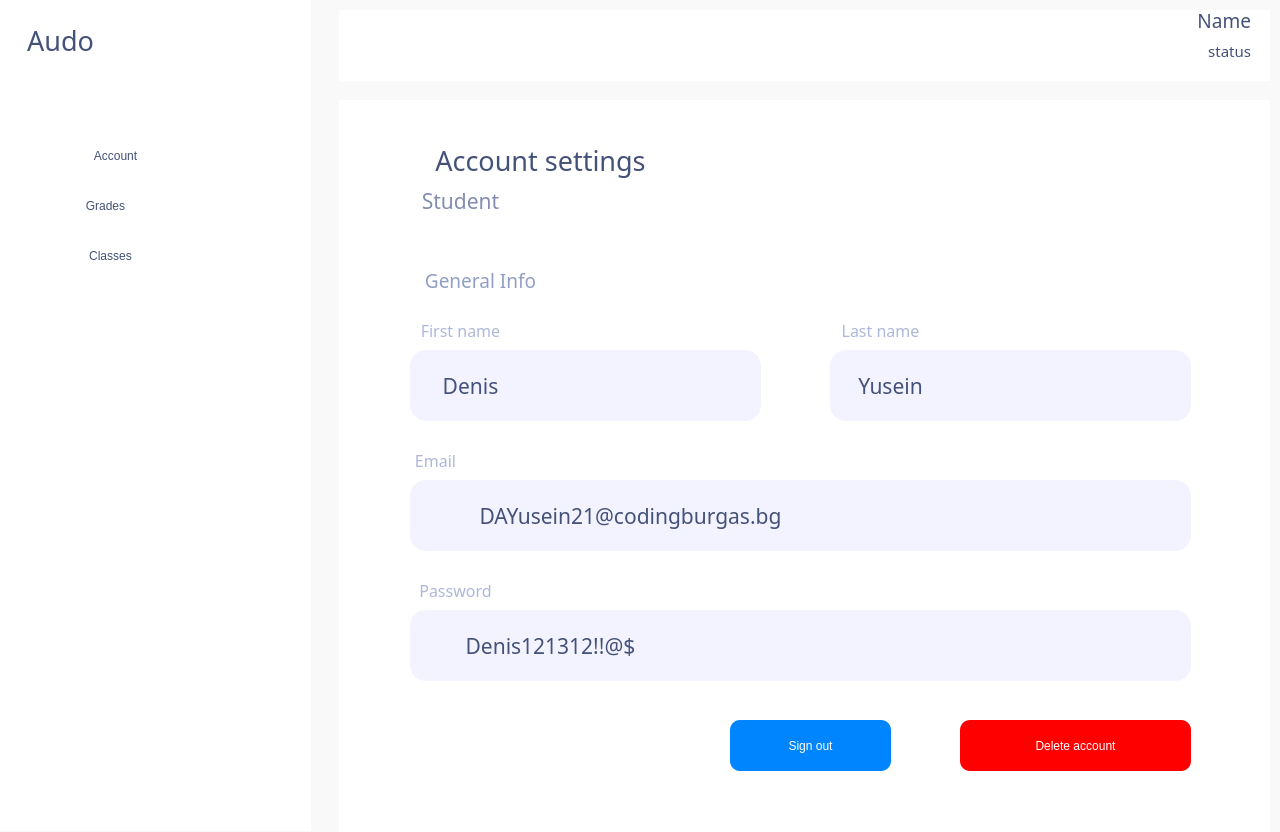
<?xml version="1.0" encoding="UTF-8"?>
<ui version="4.0">
 <class>Form</class>
 <widget class="QWidget" name="Form">
  <property name="geometry">
   <rect>
    <x>0</x>
    <y>0</y>
    <width>1280</width>
    <height>832</height>
   </rect>
  </property>
  <property name="windowTitle">
   <string>Form</string>
  </property>
  <property name="autoFillBackground">
   <bool>false</bool>
  </property>
  <property name="styleSheet">
   <string notr="true">background-color:#F9F9F9;
</string>
  </property>
  <widget class="QLabel" name="Frame">
   <property name="geometry">
    <rect>
     <x>339</x>
     <y>100</y>
     <width>931</width>
     <height>761</height>
    </rect>
   </property>
   <property name="styleSheet">
    <string notr="true">background-color: rgb(255, 255, 255);
</string>
   </property>
   <property name="text">
    <string/>
   </property>
  </widget>
  <widget class="QLabel" name="SignInLabel">
   <property name="geometry">
    <rect>
     <x>410</x>
     <y>140</y>
     <width>261</width>
     <height>41</height>
    </rect>
   </property>
   <property name="font">
    <font>
     <family>Roboto Serif Medium</family>
     <pointsize>20</pointsize>
     <italic>false</italic>
     <fontweight>DemiBold</fontweight>
    </font>
   </property>
   <property name="autoFillBackground">
    <bool>false</bool>
   </property>
   <property name="styleSheet">
    <string notr="true">background-color: rgba(255, 255, 255, 0);
color: rgb(68, 81, 120);
font: 600 20pt &quot;Roboto Serif Medium&quot;;</string>
   </property>
   <property name="text">
    <string>Account settings</string>
   </property>
   <property name="scaledContents">
    <bool>false</bool>
   </property>
   <property name="alignment">
    <set>Qt::AlignCenter</set>
   </property>
  </widget>
  <widget class="QLabel" name="generalInfo">
   <property name="geometry">
    <rect>
     <x>410</x>
     <y>260</y>
     <width>141</width>
     <height>41</height>
    </rect>
   </property>
   <property name="font">
    <font>
     <family>Roboto Serif Medium</family>
     <pointsize>14</pointsize>
     <italic>false</italic>
     <fontweight>DemiBold</fontweight>
    </font>
   </property>
   <property name="autoFillBackground">
    <bool>false</bool>
   </property>
   <property name="styleSheet">
    <string notr="true">background-color: rgba(255, 255, 255, 0);
color: #909EC6;
font: 600 14pt &quot;Roboto Serif Medium&quot;;</string>
   </property>
   <property name="text">
    <string>General Info</string>
   </property>
   <property name="scaledContents">
    <bool>false</bool>
   </property>
   <property name="alignment">
    <set>Qt::AlignCenter</set>
   </property>
  </widget>
  <widget class="QLabel" name="EmailFrame">
   <property name="geometry">
    <rect>
     <x>410</x>
     <y>350</y>
     <width>351</width>
     <height>71</height>
    </rect>
   </property>
   <property name="styleSheet">
    <string notr="true">background-color: #F3F3FF;
border-radius: 16px;</string>
   </property>
   <property name="text">
    <string/>
   </property>
  </widget>
  <widget class="QLabel" name="UserFirstName">
   <property name="geometry">
    <rect>
     <x>430</x>
     <y>370</y>
     <width>81</width>
     <height>31</height>
    </rect>
   </property>
   <property name="font">
    <font>
     <family>Roboto Serif Medium</family>
     <pointsize>16</pointsize>
     <italic>false</italic>
     <fontweight>Medium</fontweight>
    </font>
   </property>
   <property name="autoFillBackground">
    <bool>false</bool>
   </property>
   <property name="styleSheet">
    <string notr="true">background-color: rgba(255, 255, 255, 0);
color: rgb(68, 81, 120);
font: 500 16pt &quot;Roboto Serif Medium&quot;;</string>
   </property>
   <property name="text">
    <string>Denis</string>
   </property>
   <property name="scaledContents">
    <bool>false</bool>
   </property>
   <property name="alignment">
    <set>Qt::AlignCenter</set>
   </property>
  </widget>
  <widget class="QLabel" name="generalInfo_2">
   <property name="geometry">
    <rect>
     <x>410</x>
     <y>310</y>
     <width>101</width>
     <height>41</height>
    </rect>
   </property>
   <property name="font">
    <font>
     <family>Roboto Serif Medium</family>
     <pointsize>12</pointsize>
     <italic>false</italic>
     <bold>false</bold>
    </font>
   </property>
   <property name="autoFillBackground">
    <bool>false</bool>
   </property>
   <property name="styleSheet">
    <string notr="true">background-color: rgba(255, 255, 255, 0);
color: #AEB7D8;
font: 400 12pt &quot;Roboto Serif Medium&quot;;</string>
   </property>
   <property name="text">
    <string>First name</string>
   </property>
   <property name="scaledContents">
    <bool>false</bool>
   </property>
   <property name="alignment">
    <set>Qt::AlignCenter</set>
   </property>
  </widget>
  <widget class="QLabel" name="EmailFrame_2">
   <property name="geometry">
    <rect>
     <x>830</x>
     <y>350</y>
     <width>361</width>
     <height>71</height>
    </rect>
   </property>
   <property name="styleSheet">
    <string notr="true">background-color: #F3F3FF;
border-radius: 16px;</string>
   </property>
   <property name="text">
    <string/>
   </property>
  </widget>
  <widget class="QLabel" name="UserLastName">
   <property name="geometry">
    <rect>
     <x>850</x>
     <y>370</y>
     <width>81</width>
     <height>31</height>
    </rect>
   </property>
   <property name="font">
    <font>
     <family>Roboto Serif Medium</family>
     <pointsize>16</pointsize>
     <italic>false</italic>
     <fontweight>Medium</fontweight>
    </font>
   </property>
   <property name="autoFillBackground">
    <bool>false</bool>
   </property>
   <property name="styleSheet">
    <string notr="true">background-color: rgba(255, 255, 255, 0);
color: rgb(68, 81, 120);
font: 500 16pt &quot;Roboto Serif Medium&quot;;</string>
   </property>
   <property name="text">
    <string>Yusein</string>
   </property>
   <property name="scaledContents">
    <bool>false</bool>
   </property>
   <property name="alignment">
    <set>Qt::AlignCenter</set>
   </property>
  </widget>
  <widget class="QLabel" name="generalInfo_3">
   <property name="geometry">
    <rect>
     <x>830</x>
     <y>310</y>
     <width>101</width>
     <height>41</height>
    </rect>
   </property>
   <property name="font">
    <font>
     <family>Roboto Serif Medium</family>
     <pointsize>12</pointsize>
     <italic>false</italic>
     <bold>false</bold>
    </font>
   </property>
   <property name="autoFillBackground">
    <bool>false</bool>
   </property>
   <property name="styleSheet">
    <string notr="true">background-color: rgba(255, 255, 255, 0);
color: #AEB7D8;
font: 400 12pt &quot;Roboto Serif Medium&quot;;</string>
   </property>
   <property name="text">
    <string>Last name</string>
   </property>
   <property name="scaledContents">
    <bool>false</bool>
   </property>
   <property name="alignment">
    <set>Qt::AlignCenter</set>
   </property>
  </widget>
  <widget class="QLabel" name="SignInLabel_4">
   <property name="geometry">
    <rect>
     <x>400</x>
     <y>180</y>
     <width>121</width>
     <height>41</height>
    </rect>
   </property>
   <property name="font">
    <font>
     <family>Roboto Serif Medium</family>
     <pointsize>16</pointsize>
     <italic>false</italic>
     <fontweight>DemiBold</fontweight>
    </font>
   </property>
   <property name="autoFillBackground">
    <bool>false</bool>
   </property>
   <property name="styleSheet">
    <string notr="true">background-color: rgba(255, 255, 255, 0);
color: #828DB1;;
font: 600 16pt &quot;Roboto Serif Medium&quot;;</string>
   </property>
   <property name="text">
    <string>Student</string>
   </property>
   <property name="scaledContents">
    <bool>false</bool>
   </property>
   <property name="alignment">
    <set>Qt::AlignCenter</set>
   </property>
  </widget>
  <widget class="QLabel" name="UserEmail">
   <property name="geometry">
    <rect>
     <x>410</x>
     <y>480</y>
     <width>781</width>
     <height>71</height>
    </rect>
   </property>
   <property name="styleSheet">
    <string notr="true">background-color: #F3F3FF;
border-radius: 16px;</string>
   </property>
   <property name="text">
    <string/>
   </property>
  </widget>
  <widget class="QLabel" name="SignInLabel_5">
   <property name="geometry">
    <rect>
     <x>430</x>
     <y>500</y>
     <width>401</width>
     <height>31</height>
    </rect>
   </property>
   <property name="font">
    <font>
     <family>Roboto Serif Medium</family>
     <pointsize>16</pointsize>
     <italic>false</italic>
     <fontweight>Medium</fontweight>
    </font>
   </property>
   <property name="autoFillBackground">
    <bool>false</bool>
   </property>
   <property name="styleSheet">
    <string notr="true">background-color: rgba(255, 255, 255, 0);
color: rgb(68, 81, 120);
font: 500 16pt &quot;Roboto Serif Medium&quot;;</string>
   </property>
   <property name="text">
    <string>DAYusein21@codingburgas.bg</string>
   </property>
   <property name="scaledContents">
    <bool>false</bool>
   </property>
   <property name="alignment">
    <set>Qt::AlignCenter</set>
   </property>
  </widget>
  <widget class="QLabel" name="generalInfo_4">
   <property name="geometry">
    <rect>
     <x>410</x>
     <y>440</y>
     <width>51</width>
     <height>41</height>
    </rect>
   </property>
   <property name="font">
    <font>
     <family>Roboto Serif Medium</family>
     <pointsize>12</pointsize>
     <italic>false</italic>
     <bold>false</bold>
    </font>
   </property>
   <property name="autoFillBackground">
    <bool>false</bool>
   </property>
   <property name="styleSheet">
    <string notr="true">background-color: rgba(255, 255, 255, 0);
color: #AEB7D8;
font: 400 12pt &quot;Roboto Serif Medium&quot;;</string>
   </property>
   <property name="text">
    <string>Email</string>
   </property>
   <property name="scaledContents">
    <bool>false</bool>
   </property>
   <property name="alignment">
    <set>Qt::AlignCenter</set>
   </property>
  </widget>
  <widget class="QLabel" name="UserPassword">
   <property name="geometry">
    <rect>
     <x>440</x>
     <y>630</y>
     <width>221</width>
     <height>31</height>
    </rect>
   </property>
   <property name="font">
    <font>
     <family>Roboto Serif Medium</family>
     <pointsize>16</pointsize>
     <italic>false</italic>
     <fontweight>Medium</fontweight>
    </font>
   </property>
   <property name="autoFillBackground">
    <bool>false</bool>
   </property>
   <property name="styleSheet">
    <string notr="true">background-color: rgba(255, 255, 255, 0);
color: rgb(68, 81, 120);
font: 500 16pt &quot;Roboto Serif Medium&quot;;</string>
   </property>
   <property name="text">
    <string>Denis121312!!@$</string>
   </property>
   <property name="scaledContents">
    <bool>false</bool>
   </property>
   <property name="alignment">
    <set>Qt::AlignCenter</set>
   </property>
  </widget>
  <widget class="QLabel" name="EmailFrame_4">
   <property name="geometry">
    <rect>
     <x>410</x>
     <y>610</y>
     <width>781</width>
     <height>71</height>
    </rect>
   </property>
   <property name="styleSheet">
    <string notr="true">background-color: #F3F3FF;
border-radius: 16px;</string>
   </property>
   <property name="text">
    <string/>
   </property>
  </widget>
  <widget class="QLabel" name="generalInfo_5">
   <property name="geometry">
    <rect>
     <x>410</x>
     <y>570</y>
     <width>91</width>
     <height>41</height>
    </rect>
   </property>
   <property name="font">
    <font>
     <family>Roboto Serif Medium</family>
     <pointsize>12</pointsize>
     <italic>false</italic>
     <bold>false</bold>
    </font>
   </property>
   <property name="autoFillBackground">
    <bool>false</bool>
   </property>
   <property name="styleSheet">
    <string notr="true">background-color: rgba(255, 255, 255, 0);
color: #AEB7D8;
font: 400 12pt &quot;Roboto Serif Medium&quot;;</string>
   </property>
   <property name="text">
    <string>Password</string>
   </property>
   <property name="scaledContents">
    <bool>false</bool>
   </property>
   <property name="alignment">
    <set>Qt::AlignCenter</set>
   </property>
  </widget>
  <widget class="QPushButton" name="SignOut">
   <property name="geometry">
    <rect>
     <x>730</x>
     <y>720</y>
     <width>161</width>
     <height>51</height>
    </rect>
   </property>
   <property name="cursor">
    <cursorShape>PointingHandCursor</cursorShape>
   </property>
   <property name="autoFillBackground">
    <bool>false</bool>
   </property>
   <property name="styleSheet">
    <string notr="true">QPushButton {
font: 600 16pt &quot;Roboto Serif SemiBold&quot;;
background-color: #0085FF;
border-radius: 10px;
color:#ffffff;
}
QPushButton:hover {
font: 600 16pt &quot;Roboto Serif SemiBold&quot;;
background-color: #006FD6;
border-radius: 10px;
color:#ffffff;
 }

</string>
   </property>
   <property name="text">
    <string>Sign out</string>
   </property>
   <property name="flat">
    <bool>true</bool>
   </property>
  </widget>
  <widget class="QPushButton" name="DeleteAccount">
   <property name="geometry">
    <rect>
     <x>960</x>
     <y>720</y>
     <width>231</width>
     <height>51</height>
    </rect>
   </property>
   <property name="cursor">
    <cursorShape>PointingHandCursor</cursorShape>
   </property>
   <property name="autoFillBackground">
    <bool>false</bool>
   </property>
   <property name="styleSheet">
    <string notr="true">QPushButton {
font: 600 16pt &quot;Roboto Serif SemiBold&quot;;
background-color: #FF0000;
border-radius: 10px;
color:#ffffff;
}
QPushButton:hover {
font: 600 16pt &quot;Roboto Serif SemiBold&quot;;
background-color: #E20505
border-radius: 10px;
color:#ffffff;
 }

</string>
   </property>
   <property name="text">
    <string>Delete account</string>
   </property>
   <property name="flat">
    <bool>true</bool>
   </property>
  </widget>
  <widget class="QLabel" name="Frame_2">
   <property name="geometry">
    <rect>
     <x>339</x>
     <y>10</y>
     <width>931</width>
     <height>71</height>
    </rect>
   </property>
   <property name="styleSheet">
    <string notr="true">QFrame {
    background-color: #ffffff; 
}</string>
   </property>
   <property name="text">
    <string/>
   </property>
  </widget>
  <widget class="QLabel" name="Name">
   <property name="geometry">
    <rect>
     <x>1080</x>
     <y>0</y>
     <width>171</width>
     <height>41</height>
    </rect>
   </property>
   <property name="font">
    <font>
     <family>Roboto Serif</family>
     <pointsize>14</pointsize>
    </font>
   </property>
   <property name="styleSheet">
    <string notr="true">background: none;
background-color: rgba(255, 255, 255, 0);
color: #445178;</string>
   </property>
   <property name="text">
    <string>Name</string>
   </property>
   <property name="alignment">
    <set>Qt::AlignRight|Qt::AlignTrailing|Qt::AlignVCenter</set>
   </property>
  </widget>
  <widget class="QLabel" name="Status">
   <property name="geometry">
    <rect>
     <x>1030</x>
     <y>30</y>
     <width>221</width>
     <height>41</height>
    </rect>
   </property>
   <property name="font">
    <font>
     <family>Roboto Serif</family>
     <pointsize>11</pointsize>
    </font>
   </property>
   <property name="styleSheet">
    <string notr="true">background: none;
background-color: rgba(255, 255, 255, 0);
color: #445178;</string>
   </property>
   <property name="text">
    <string>status</string>
   </property>
   <property name="alignment">
    <set>Qt::AlignRight|Qt::AlignTrailing|Qt::AlignVCenter</set>
   </property>
  </widget>
  <widget class="QLabel" name="Frame_3">
   <property name="geometry">
    <rect>
     <x>0</x>
     <y>0</y>
     <width>311</width>
     <height>831</height>
    </rect>
   </property>
   <property name="styleSheet">
    <string notr="true">QFrame {
    background-color: #ffffff; 
}</string>
   </property>
   <property name="text">
    <string/>
   </property>
  </widget>
  <widget class="QLabel" name="SignInLabel_2">
   <property name="geometry">
    <rect>
     <x>20</x>
     <y>20</y>
     <width>81</width>
     <height>41</height>
    </rect>
   </property>
   <property name="font">
    <font>
     <family>Roboto Serif Medium</family>
     <pointsize>20</pointsize>
     <italic>false</italic>
     <fontweight>DemiBold</fontweight>
    </font>
   </property>
   <property name="autoFillBackground">
    <bool>false</bool>
   </property>
   <property name="styleSheet">
    <string notr="true">background-color: rgba(255, 255, 255, 0);
color: rgb(68, 81, 120);
font: 600 20pt &quot;Roboto Serif Medium&quot;;</string>
   </property>
   <property name="text">
    <string>Audo</string>
   </property>
   <property name="scaledContents">
    <bool>false</bool>
   </property>
   <property name="alignment">
    <set>Qt::AlignCenter</set>
   </property>
  </widget>
  <widget class="QLabel" name="Background">
   <property name="geometry">
    <rect>
     <x>20</x>
     <y>140</y>
     <width>31</width>
     <height>31</height>
    </rect>
   </property>
   <property name="autoFillBackground">
    <bool>false</bool>
   </property>
   <property name="styleSheet">
    <string notr="true">background:none;</string>
   </property>
   <property name="text">
    <string/>
   </property>
   <property name="pixmap">
    <pixmap resource="assets.qrc">:/icons/assets/icons/account-icon.png</pixmap>
   </property>
   <property name="alignment">
    <set>Qt::AlignCenter</set>
   </property>
  </widget>
  <widget class="QPushButton" name="SignOut_2">
   <property name="geometry">
    <rect>
     <x>60</x>
     <y>130</y>
     <width>111</width>
     <height>51</height>
    </rect>
   </property>
   <property name="cursor">
    <cursorShape>PointingHandCursor</cursorShape>
   </property>
   <property name="autoFillBackground">
    <bool>false</bool>
   </property>
   <property name="styleSheet">
    <string notr="true">QPushButton {
font: 600 16pt &quot;Roboto Serif SemiBold&quot;;
background:none;
border-radius: 10px;
color: rgb(68, 81, 120);
}
QPushButton:hover {
font: bold 16pt &quot;Roboto Serif SemiBold&quot;;
border-radius: 10px;
color: rgb(68, 81, 120);
 }

</string>
   </property>
   <property name="text">
    <string>Account</string>
   </property>
   <property name="flat">
    <bool>true</bool>
   </property>
  </widget>
  <widget class="QPushButton" name="SignOut_3">
   <property name="geometry">
    <rect>
     <x>60</x>
     <y>180</y>
     <width>91</width>
     <height>51</height>
    </rect>
   </property>
   <property name="cursor">
    <cursorShape>PointingHandCursor</cursorShape>
   </property>
   <property name="autoFillBackground">
    <bool>false</bool>
   </property>
   <property name="styleSheet">
    <string notr="true">QPushButton {
font: 600 16pt &quot;Roboto Serif SemiBold&quot;;
background:none;
border-radius: 10px;
color: rgb(68, 81, 120);
}
QPushButton:hover {
font: bold 16pt &quot;Roboto Serif SemiBold&quot;;
border-radius: 10px;
color: rgb(68, 81, 120);
 }

</string>
   </property>
   <property name="text">
    <string>Grades</string>
   </property>
   <property name="flat">
    <bool>true</bool>
   </property>
  </widget>
  <widget class="QLabel" name="Background_2">
   <property name="geometry">
    <rect>
     <x>20</x>
     <y>190</y>
     <width>31</width>
     <height>31</height>
    </rect>
   </property>
   <property name="autoFillBackground">
    <bool>false</bool>
   </property>
   <property name="styleSheet">
    <string notr="true">background:none;</string>
   </property>
   <property name="text">
    <string/>
   </property>
   <property name="pixmap">
    <pixmap resource="assets.qrc">:/icons/assets/icons/grades-icon.png</pixmap>
   </property>
   <property name="alignment">
    <set>Qt::AlignCenter</set>
   </property>
  </widget>
  <widget class="QPushButton" name="SignOut_4">
   <property name="geometry">
    <rect>
     <x>60</x>
     <y>230</y>
     <width>101</width>
     <height>51</height>
    </rect>
   </property>
   <property name="cursor">
    <cursorShape>PointingHandCursor</cursorShape>
   </property>
   <property name="autoFillBackground">
    <bool>false</bool>
   </property>
   <property name="styleSheet">
    <string notr="true">QPushButton {
font: 600 16pt &quot;Roboto Serif SemiBold&quot;;
background:none;
border-radius: 10px;
color: rgb(68, 81, 120);
}
QPushButton:hover {
font: bold 16pt &quot;Roboto Serif SemiBold&quot;;
border-radius: 10px;
color: rgb(68, 81, 120);
 }

</string>
   </property>
   <property name="text">
    <string>Classes</string>
   </property>
   <property name="flat">
    <bool>true</bool>
   </property>
  </widget>
  <widget class="QLabel" name="Background_3">
   <property name="geometry">
    <rect>
     <x>20</x>
     <y>240</y>
     <width>31</width>
     <height>31</height>
    </rect>
   </property>
   <property name="autoFillBackground">
    <bool>false</bool>
   </property>
   <property name="styleSheet">
    <string notr="true">background:none;</string>
   </property>
   <property name="text">
    <string/>
   </property>
   <property name="pixmap">
    <pixmap resource="assets.qrc">:/icons/assets/icons/classes-icon.png</pixmap>
   </property>
   <property name="alignment">
    <set>Qt::AlignCenter</set>
   </property>
  </widget>
  <zorder>Frame</zorder>
  <zorder>SignInLabel</zorder>
  <zorder>generalInfo</zorder>
  <zorder>EmailFrame</zorder>
  <zorder>UserFirstName</zorder>
  <zorder>generalInfo_2</zorder>
  <zorder>EmailFrame_2</zorder>
  <zorder>UserLastName</zorder>
  <zorder>generalInfo_3</zorder>
  <zorder>SignInLabel_4</zorder>
  <zorder>UserEmail</zorder>
  <zorder>SignInLabel_5</zorder>
  <zorder>generalInfo_4</zorder>
  <zorder>EmailFrame_4</zorder>
  <zorder>generalInfo_5</zorder>
  <zorder>UserPassword</zorder>
  <zorder>SignOut</zorder>
  <zorder>DeleteAccount</zorder>
  <zorder>Frame_2</zorder>
  <zorder>Name</zorder>
  <zorder>Status</zorder>
  <zorder>Frame_3</zorder>
  <zorder>SignInLabel_2</zorder>
  <zorder>Background</zorder>
  <zorder>SignOut_2</zorder>
  <zorder>SignOut_3</zorder>
  <zorder>Background_2</zorder>
  <zorder>SignOut_4</zorder>
  <zorder>Background_3</zorder>
 </widget>
 <resources>
  <include location="assets.qrc"/>
 </resources>
 <connections/>
</ui>
